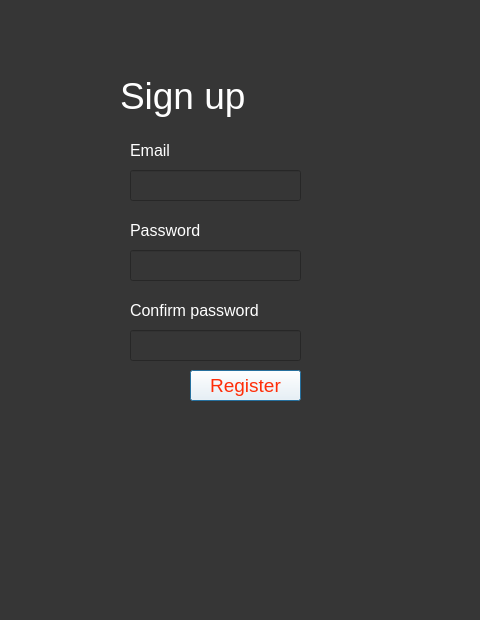
<?xml version="1.0" encoding="UTF-8"?>
<ui version="4.0">
 <class>Dialog</class>
 <widget class="QDialog" name="Dialog">
  <property name="geometry">
   <rect>
    <x>0</x>
    <y>0</y>
    <width>480</width>
    <height>620</height>
   </rect>
  </property>
  <property name="windowTitle">
   <string>Dialog</string>
  </property>
  <property name="styleSheet">
   <string notr="true">background-color: rgb(54, 54, 54);</string>
  </property>
  <widget class="QLabel" name="biglogintext">
   <property name="geometry">
    <rect>
     <x>120</x>
     <y>60</y>
     <width>171</width>
     <height>71</height>
    </rect>
   </property>
   <property name="styleSheet">
    <string notr="true">color: rgb(255, 255, 255); font-size:28pt;</string>
   </property>
   <property name="text">
    <string>Sign up</string>
   </property>
  </widget>
  <widget class="QLabel" name="emailtext">
   <property name="geometry">
    <rect>
     <x>130</x>
     <y>140</y>
     <width>71</width>
     <height>21</height>
    </rect>
   </property>
   <property name="styleSheet">
    <string notr="true">color: rgb(255, 255, 255); font-size:12pt;</string>
   </property>
   <property name="text">
    <string>Email</string>
   </property>
  </widget>
  <widget class="QLabel" name="passwordtext">
   <property name="geometry">
    <rect>
     <x>130</x>
     <y>220</y>
     <width>111</width>
     <height>21</height>
    </rect>
   </property>
   <property name="styleSheet">
    <string notr="true">color: rgb(255, 255, 255); font-size:12pt;</string>
   </property>
   <property name="text">
    <string>Password</string>
   </property>
  </widget>
  <widget class="QLineEdit" name="email">
   <property name="geometry">
    <rect>
     <x>130</x>
     <y>170</y>
     <width>171</width>
     <height>31</height>
    </rect>
   </property>
   <property name="styleSheet">
    <string notr="true">font-size:14; color:rgb(255, 250, 240)</string>
   </property>
  </widget>
  <widget class="QLineEdit" name="password">
   <property name="geometry">
    <rect>
     <x>130</x>
     <y>250</y>
     <width>171</width>
     <height>31</height>
    </rect>
   </property>
   <property name="styleSheet">
    <string notr="true">font-size:14; color:rgb(255, 250, 240)</string>
   </property>
  </widget>
  <widget class="QPushButton" name="registerbutton">
   <property name="geometry">
    <rect>
     <x>190</x>
     <y>370</y>
     <width>111</width>
     <height>31</height>
    </rect>
   </property>
   <property name="styleSheet">
    <string notr="true">color: rgb(255, 45, 8); font-size:14pt; background-color:rgb(255, 255, 255)
</string>
   </property>
   <property name="text">
    <string>Register</string>
   </property>
  </widget>
  <widget class="QLabel" name="confirmpasswordtext">
   <property name="geometry">
    <rect>
     <x>130</x>
     <y>300</y>
     <width>171</width>
     <height>21</height>
    </rect>
   </property>
   <property name="styleSheet">
    <string notr="true">color: rgb(255, 255, 255); font-size:12pt;</string>
   </property>
   <property name="text">
    <string>Confirm password</string>
   </property>
  </widget>
  <widget class="QLineEdit" name="confirmpassword">
   <property name="geometry">
    <rect>
     <x>130</x>
     <y>330</y>
     <width>171</width>
     <height>31</height>
    </rect>
   </property>
   <property name="styleSheet">
    <string notr="true">font-size:14; color:rgb(255, 250, 240)</string>
   </property>
  </widget>
 </widget>
 <resources/>
 <connections/>
</ui>
